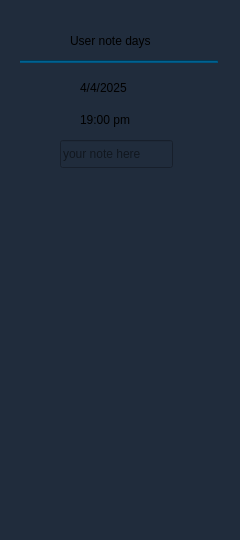
<?xml version="1.0" encoding="UTF-8"?>
<ui version="4.0">
 <class>Form</class>
 <widget class="QWidget" name="Form">
  <property name="geometry">
   <rect>
    <x>0</x>
    <y>0</y>
    <width>240</width>
    <height>540</height>
   </rect>
  </property>
  <property name="windowTitle">
   <string>Form</string>
  </property>
  <property name="styleSheet">
   <string notr="true">background-color:#202c3c;</string>
  </property>
  <widget class="QLabel" name="label">
   <property name="geometry">
    <rect>
     <x>80</x>
     <y>80</y>
     <width>61</width>
     <height>16</height>
    </rect>
   </property>
   <property name="text">
    <string>4/4/2025</string>
   </property>
  </widget>
  <widget class="QLineEdit" name="lineEdit">
   <property name="geometry">
    <rect>
     <x>60</x>
     <y>140</y>
     <width>113</width>
     <height>28</height>
    </rect>
   </property>
   <property name="text">
    <string/>
   </property>
   <property name="placeholderText">
    <string>your note here</string>
   </property>
  </widget>
  <widget class="QLabel" name="label_2">
   <property name="geometry">
    <rect>
     <x>70</x>
     <y>30</y>
     <width>111</width>
     <height>21</height>
    </rect>
   </property>
   <property name="text">
    <string>User note days</string>
   </property>
  </widget>
  <widget class="QLabel" name="label_3">
   <property name="geometry">
    <rect>
     <x>80</x>
     <y>110</y>
     <width>63</width>
     <height>20</height>
    </rect>
   </property>
   <property name="text">
    <string>19:00 pm</string>
   </property>
  </widget>
  <widget class="Line" name="line_11">
   <property name="geometry">
    <rect>
     <x>20</x>
     <y>60</y>
     <width>118</width>
     <height>3</height>
    </rect>
   </property>
   <property name="styleSheet">
    <string notr="true">background-color:rgb(0, 85, 127)</string>
   </property>
   <property name="orientation">
    <enum>Qt::Orientation::Horizontal</enum>
   </property>
  </widget>
  <widget class="Line" name="line_12">
   <property name="geometry">
    <rect>
     <x>100</x>
     <y>60</y>
     <width>118</width>
     <height>3</height>
    </rect>
   </property>
   <property name="styleSheet">
    <string notr="true">background-color:rgb(0, 85, 127)</string>
   </property>
   <property name="orientation">
    <enum>Qt::Orientation::Horizontal</enum>
   </property>
  </widget>
 </widget>
 <resources/>
 <connections/>
</ui>
